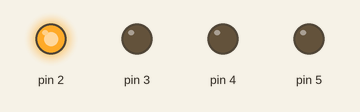
This sketch was run on a simulated Arduino Uno, built with avr-gcc and run on an emulated ATmega328P. Shown: output pins drawn as LEDs (lit = HIGH).

Above: at 0.1 s.
At 1.1 s:
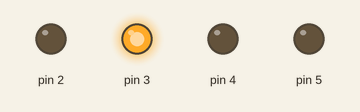
At 2.1 s:
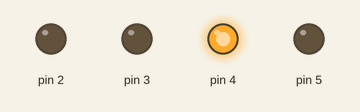
At 26.7 s:
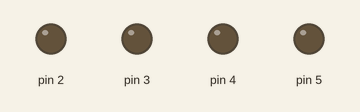
At 31.86 s:
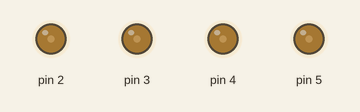
At 37.9 s:
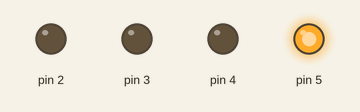
Timing chart, 0 to 40.0 s (numbered marks = the images above):
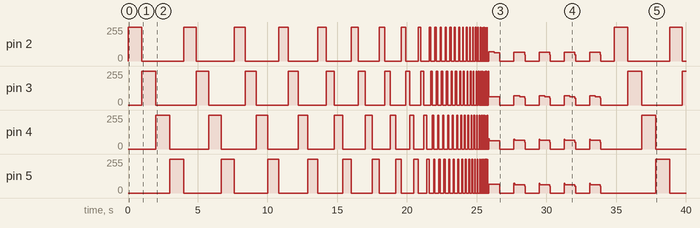

Measured:
- by itself, pin 2: 0/255 → 255/255 at 0.00 s, → 0/255 1.0 s later, → 255/255 3.0 s later, → 0/255 0.90 s later, … (75 changes in this stretch)
- by itself, pin 3: 0/255 → 255/255 at 1.0 s, → 0/255 1.0 s later, → 255/255 2.9 s later, → 0/255 0.90 s later, … (78 changes in this stretch)
- by itself, pin 4: 0/255 → 255/255 at 2.0 s, → 0/255 1.0 s later, → 255/255 2.8 s later, → 0/255 0.90 s later, … (77 changes in this stretch)
- by itself, pin 5: 0/255 → 255/255 at 3.0 s, → 0/255 1.0 s later, → 255/255 2.7 s later, → 0/255 0.90 s later, … (76 changes in this stretch)

The sketch:

sketch_may18a.ino
```cpp
int timedelay = 1000;

void setup() {
  pinMode(2, OUTPUT);
  pinMode(3, OUTPUT);
  pinMode(4, OUTPUT);
  pinMode(5, OUTPUT);
}

void loop() {
  if(timedelay == 0){
    for(int j = 0; j < 5; j++) {
      for(int i = 0; i < 100; i++){
        digitalWrite(2, HIGH);
        digitalWrite(3, LOW);
        digitalWrite(4, LOW);
        digitalWrite(5, LOW);
        delay(2);
        digitalWrite(2, LOW);
        digitalWrite(3, HIGH);
        digitalWrite(4, LOW);
        digitalWrite(5, LOW);
        delay(2);
        digitalWrite(2, LOW);
        digitalWrite(3, LOW);
        digitalWrite(4, HIGH);
        digitalWrite(5, LOW);
        delay(2);
        digitalWrite(2, LOW);
        digitalWrite(3, LOW);
        digitalWrite(4, LOW);
        digitalWrite(5, HIGH);
        delay(2);
      }
      digitalWrite(5, LOW);
      delay(1000);
    }
    timedelay = 1000;
  }
  digitalWrite(2, HIGH);
  digitalWrite(3, LOW);
  digitalWrite(4, LOW);
  digitalWrite(5, LOW);
  delay(timedelay);
  digitalWrite(2, LOW);
  digitalWrite(3, HIGH);
  digitalWrite(4, LOW);
  digitalWrite(5, LOW);
  delay(timedelay);
  digitalWrite(2, LOW);
  digitalWrite(3, LOW);
  digitalWrite(4, HIGH);
  digitalWrite(5, LOW);
  delay(timedelay);
  digitalWrite(2, LOW);
  digitalWrite(3, LOW);
  digitalWrite(4, LOW);
  digitalWrite(5, HIGH);
  delay(timedelay);
    if(timedelay <= 100){
    timedelay = timedelay - 5;
  }
  else{
    timedelay = timedelay - 100;
  }
}
```
